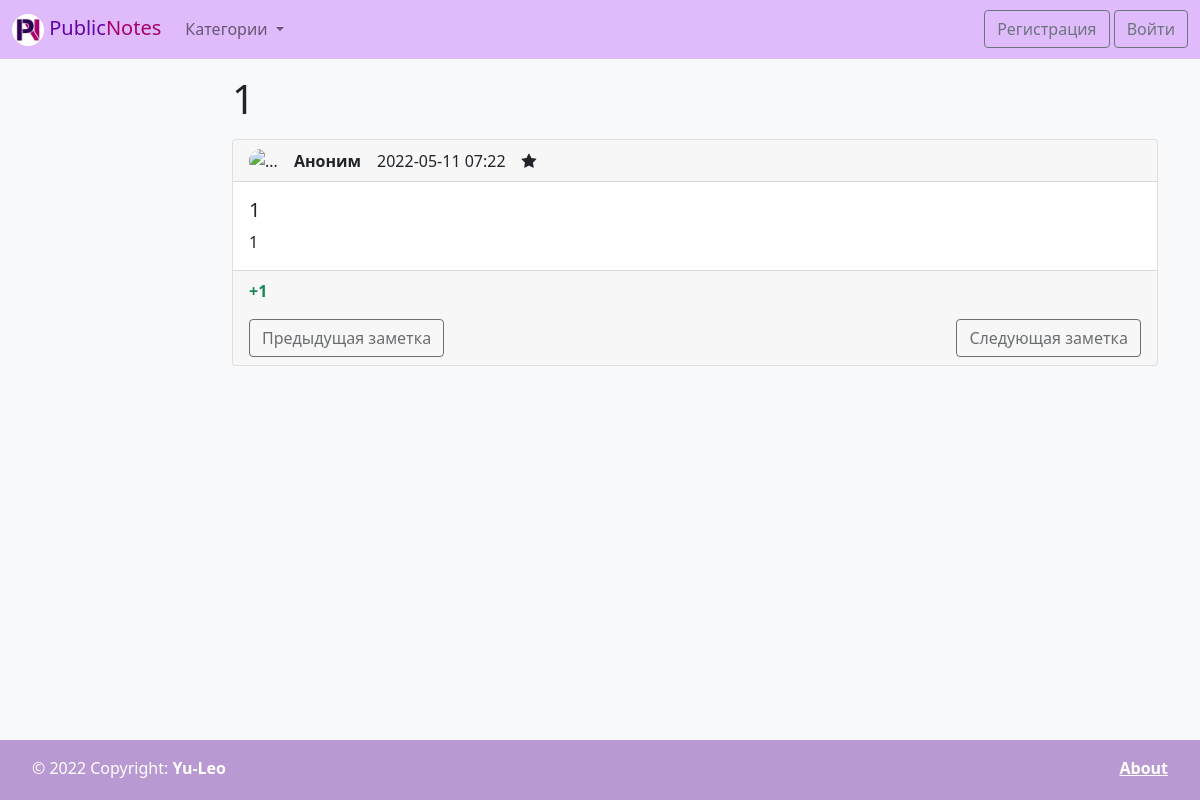
/note/1/, run on the app's committed database.
### wall/models.py (models this page shows, shortened)
class Note(models.Model):
    title = models.CharField(max_length=150, verbose_name='Название')
    content = models.TextField(verbose_name='Текст', blank=True)
    created_at = models.DateTimeField(auto_now_add=True, verbose_name='Дата создания')
    rating = models.IntegerField(verbose_name='Рейтинг', default=0)
    stared = models.BooleanField(verbose_name='Важная', default=False)
    category = models.ForeignKey('Category', on_delete=models.PROTECT, verbose_name='Категория', null=True, blank=True)
    class Meta:
        verbose_name = 'Заметка'
        verbose_name_plural = 'Заметки'
        ordering = ['-created_at', 'title']

### wall/views.py (the view)
# urls.py: path('note/<int:pk>/', ViewNote.as_view(), name='note'),
class ViewNote(DetailView):
    model = Note
    template_name = 'wall/note.html'
    context_object_name = 'note'

### wall/templatetags/wall_tags.py (called while the page is built)
@register.simple_tag
def get_categories():
    return Category.objects.annotate(cnt=Count('note')).order_by('-cnt', 'title')

@register.simple_tag
def get_prev_note_in_category(note):
    try:
        return note.get_previous_by_created_at(category=note.category)
    except ObjectDoesNotExist:
        return None

@register.simple_tag
def get_next_note_in_category(note):
    try:
        return note.get_next_by_created_at(category=note.category)
    except ObjectDoesNotExist:
        return None

### wall/templates/wall/note.html (shortened to what this page needs)
{% extends 'base.html' %}
{% load wall_tags %}
{% block content_title %} <h1 class="mb-3">{{ note.title }}</h1>{% endblock %}
{% block content %}
<div class="card mb-3">
    <div class="card-header">
        <div class="hstack gap-3">
            <div class="">
                <img src="{% if note.author.photo %}
                {{ note.author.photo.url }}
                {% else %}
                {% load static %}
                {% static 'wall/img/default_avatar.png' %}
                {% endif %}" alt="..." width="50" height="50"
                     style="border-radius: 25px;">
            </div>
            <div class="fw-bold">
                {% if note.author %}
                <a href="{{ item.author.get_absolute_url }}" class="text-decoration-none">{{ note.author.nickname }}</a>
                {% else %}
                Аноним
                {% endif %}
            </div>
            <div class="fw-light">{{ note.created_at|date:"Y-m-d H:i" }}</div>
            <div class="">
                {% if note.stared %}
                <i class="fa fa-star"></i>
                {% endif %}
            </div>
        </div>
    </div>
    <div class="card-body">
        <h5 class="card-title">{{ note.title }}</h5>
        <p class="card-text">{{ note.content }}</p>
    </div>
    <div class="card-footer"
         style="{% if note.category.color %}background-color: #{{note.category.color}}{% endif %}">
        <div class="hstack gap-3 mb-3">
            {% if note.rating > 0 %}
            <div class="text-success fw-bold">+{{note.rating}}</div>
            {% elif note.rating < 0 %}
            <div class="text-danger fw-bold">{{note.rating}}</div>
            {% else %}
            <div class="fw-bold">{{note.rating}}</div>
            {% endif %}
        </div>
        <div class="btn-toolbar justify-content-between" role="toolbar" aria-label="Toolbar with button groups">
            {% get_prev_note_in_category note as prev_note %}
            {% if prev_note%}
            <a href="{{ prev_note.get_absolute_url }}" class="btn btn-outline-dark">Предыдущая заметка</a>
            {% else%}
            <a href="#" class="btn btn-outline-dark disabled">Предыдущая заметка</a>
            {% endif %}
            {% get_next_note_in_category note as next_note %}
            {% if next_note%}
            <a href="{{ next_note.get_absolute_url }}" class="btn btn-outline-dark">Следующая заметка</a>
            {% else%}
            <a href="#" class="btn btn-outline-dark disabled">Следующая заметка</a>
            {% endif %}
        </div>
    </div>
</div>
{% endblock %}

### wall/static/wall/css/style.css (style rules this page uses)
html { position: relative; min-height: 100%; }
body { margin-bottom: 60px; }

### data on the page
Note: title "1", created_at "2022-05-11 07:22", content "1", rating "1"
